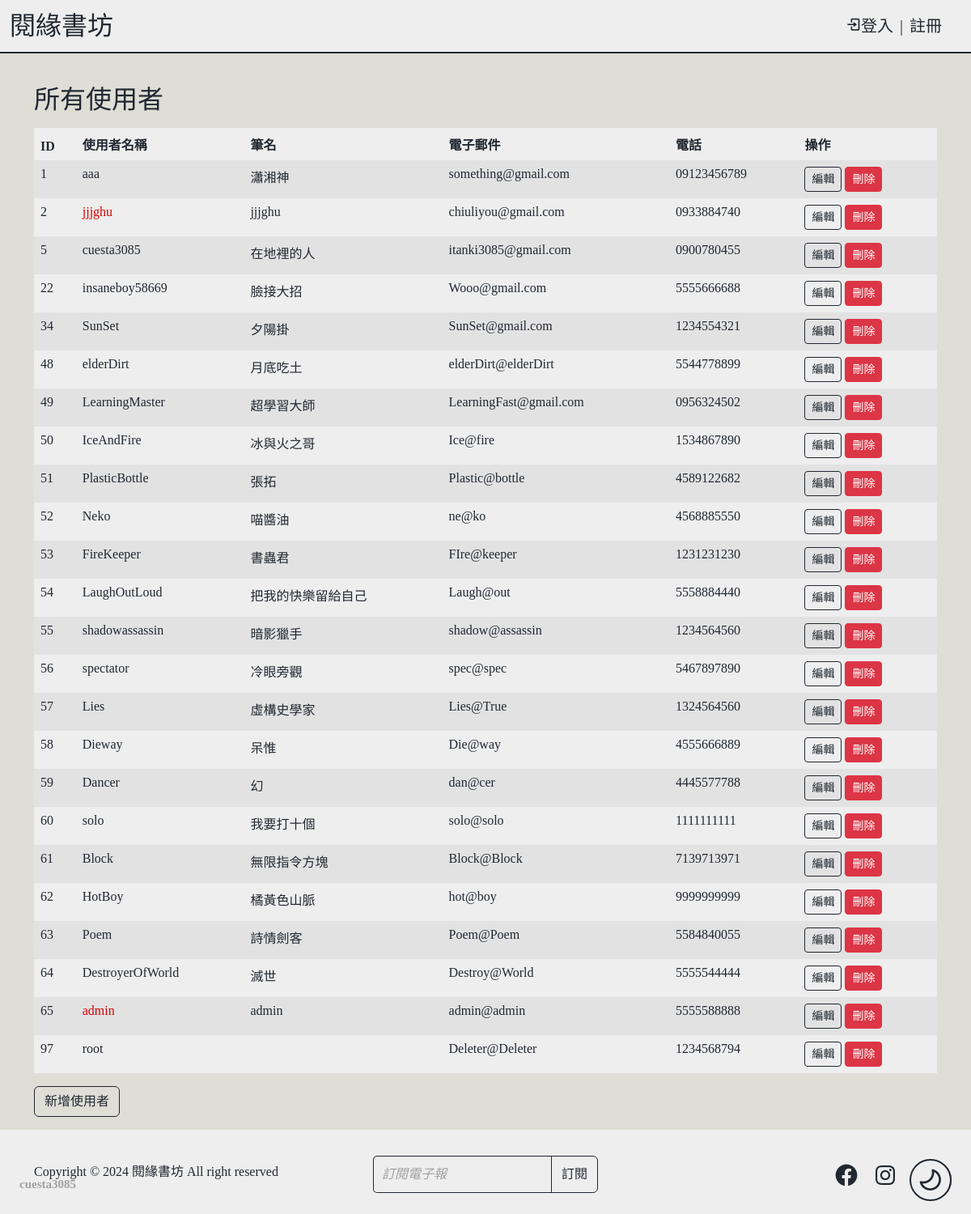
The app's page /admin.php (signed in) with its own data.
### tables this page shows
CREATE TABLE `author` (
  `id` int(11) NOT NULL,
  `username` varchar(255) NOT NULL,
  `bio` text DEFAULT '暫無簡介',
  `password` varchar(255) NOT NULL,
  `phone` varchar(20) DEFAULT NULL,
  `email` varchar(255) DEFAULT NULL,
  `penName` varchar(255) DEFAULT NULL,
  `is_admin` tinyint(1) DEFAULT 0
);

### .Theme.php (called while the page is built, shortened)
<?php
$theme = "";

### admin.php (the view, shortened to what this page needs)
<?php
include '.LinkSql.php';
$query = "SELECT * FROM author";
$result = $link->query($query);
?>
<!DOCTYPE html>
<html lang="zh-Hant-TW">
<head>
    <?php include '.Style.php'; ?>
</head>
<?php include '.Theme.php'; ?>
<body class="<?php echo $theme; ?>">
    <?php include '.Header.php'; ?>
    <main class="container mt-10vh">
        <h2 class="mb-3">所有使用者</h2>
        <table class="table table-striped table-borderless" id="adminTable">
            <thead>
                <tr>
                    <th>ID</th>
                    <th>使用者名稱</th>
                    <th>筆名</th>
                    <th>電子郵件</th>
                    <th>電話</th>
                    <th>操作</th>
                </tr>
            </thead>
            <tbody>
                <?php while ($row = $result->fetch_assoc()): ?>
                    <tr>
                        <td><?php echo $row['id']; ?></td>
                        <td <?php if ($row['is_admin'])
                            echo "class='text-danger'"; ?>><?php echo $row['username']; ?></td>
                        <td><?php echo $row['penName']; ?></td>
                        <td><?php echo $row['email']; ?></td>
                        <td><?php echo $row['phone']; ?></td>
                        <td>
                            <button type="button" class="btn btn-primary btn-sm" data-bs-toggle="modal"
                                data-bs-target="#AddUserModal" data-id="<?php echo $row['id']; ?>"
                                data-username="<?php echo $row['username']; ?>"
                                data-penName="<?php echo $row['penName']; ?>" data-email="<?php echo $row['email']; ?>"
                                data-phone="<?php echo $row['phone']; ?>"
                                data-is_admin="<?php echo $row['is_admin']; ?>">編輯</button>
                            <a href="admin.php?delete_user=<?php echo $row['id']; ?>" class="btn btn-danger btn-sm"
                                onclick="return confirm('確定要刪除這個使用者嗎?');">刪除</a>
                        </td>
                    </tr>
                <?php endwhile; ?>
            </tbody>
        </table>
        <button type="button" class="btn btn-primary mb-3" data-bs-toggle="modal" data-bs-target="#AddUserModal">
            新增使用者
        </button>
    </main>
    <?php include '.Footer.php'; ?>
</body>
</html>

### css/bookshop.css (style rules this page uses)
* { margin: 0; padding: 0; font-family: 'MiSans-Normal.ttf', 'Microsoft JhengHei'; }
a { text-decoration: none; color: inherit; cursor: pointer; }
:root { --jjjghu-main: rgb(238, 238, 238); --jjjghu-main-opacity: rgba(238, 238, 238, 0.5); --jjjghu-Nmain: rgb(34, 40, 49); --jjjghu-second: rgb(222, 221, 214); --jjjghu-highlight: rgb(0, 173, 181); --jjjghu-highlight-opacity: rgba(0, 173, 181, 0.5); --jjjghu-card-border: var(--jjjghu-grey); --jjjghu-card-hover: var(--jjjghu-darkgrey); --jjjghu-brown: rgb(185, 148, 112); --jjjghu-orange: rgb(211, 140, 70); --jjjghu-orange-opacity: rgba(211, 140, 70, 0.8); --jjjghu-white: rgb(238, 238, 238); --jjjghu-black: rgb(34, 40, 49); --jjjghu-black-opacity: rgba(34, 40, 49, 0.5); --jjjghu-grey: rgb(160, 160, 160); --jjjghu-darkgrey: rgb(90, 90, 90); --jjjghu-red: rgb(218, 2, 2); }
body { display: flex; flex-direction: column; min-height: 100vh; background-color: var(--jjjghu-second); user-select: none; color: var(--jjjghu-Nmain); }
main { flex: 1 0 auto; }
.table { --bs-table-color: var(--jjjghu-Nmain); --bs-table-bg: var(--jjjghu-main); --bs-table-striped-color: var(--jjjghu-Nmain); }
.btn-primary { --bs-btn-color: var(--jjjghu-Nmain); --bs-btn-bg: none; --bs-btn-border-color: var(--jjjghu-Nmain); --bs-btn-hover-color: var(--jjjghu-white); --bs-btn-hover-bg: var(--jjjghu-highlight); --bs-btn-hover-border-color: var(--jjjghu-highlight); --bs-btn-focus-shadow-rgb: var(--jjjghu-highlight); --bs-btn-active-color: var(--jjjghu-white); --bs-btn-active-bg: var(--jjjghu-highlight); --bs-btn-active-border-color: var(--jjjghu-highlight); --bs-btn-active-shadow: inset 0 3px 5px rgba(0, 0, 0, 0.125); --bs-btn-disabled-color: var(--jjjghu-white); --bs-btn-disabled-bg: #0d6efd; --bs-btn-disabled-border-color: #0d6efd; }
.mt-10vh { margin-top: 10vh !important; }
.text-danger { color: var(--jjjghu-red) !important; }

### records on screen
author: id "1", username "aaa", penName "瀟湘神", email "something@gmail.com", phone "09123456789"
author: id "2", username "jjjghu", penName "jjjghu", email "chiuliyou@gmail.com", phone "0933884740"
author: id "5", username "cuesta3085", penName "在地裡的人", email "itanki3085@gmail.com", phone "0900780455"
author: id "22", username "insaneboy58669", penName "臉接大招", email "Wooo@gmail.com", phone "5555666688"
author: id "34", username "SunSet", penName "夕陽掛", email "SunSet@gmail.com", phone "1234554321"
author: id "48", username "elderDirt", penName "月底吃土", email "elderDirt@elderDirt", phone "5544778899"
author: id "49", username "LearningMaster", penName "超學習大師", email "LearningFast@gmail.com", phone "0956324502"
author: id "50", username "IceAndFire", penName "冰與火之哥", email "Ice@fire", phone "1534867890"
author: id "51", username "PlasticBottle", penName "張拓", email "Plastic@bottle", phone "4589122682"
author: id "52", username "Neko", penName "喵醬油", email "ne@ko", phone "4568885550"
author: id "53", username "FireKeeper", penName "書蟲君", email "FIre@keeper", phone "1231231230"
author: id "54", username "LaughOutLoud", penName "把我的快樂留給自己", email "Laugh@out", phone "5558884440"
author: id "55", username "shadowassassin", penName "暗影獵手", email "shadow@assassin", phone "1234564560"
author: id "56", username "spectator", penName "冷眼旁觀", email "spec@spec", phone "5467897890"
author: id "57", username "Lies", penName "虛構史學家", email "Lies@True", phone "1324564560"
author: id "58", username "Dieway", penName "呆惟", email "Die@way", phone "4555666889"
author: id "59", username "Dancer", penName "幻", email "dan@cer", phone "4445577788"
author: id "60", username "solo", penName "我要打十個", email "solo@solo", phone "1111111111"
author: id "61", username "Block", penName "無限指令方塊", email "Block@Block", phone "7139713971"
author: id "62", username "HotBoy", penName "橘黃色山脈", email "hot@boy", phone "9999999999"
author: id "63", username "Poem", penName "詩情劍客", email "Poem@Poem", phone "5584840055"
author: id "64", username "DestroyerOfWorld", penName "滅世", email "Destroy@World", phone "5555544444"
author: id "65", username "admin", penName "admin", email "admin@admin", phone "5555588888"
author: id "97", username "root", email "Deleter@Deleter", phone "1234568794"

### other values on screen
$_SESSION['username'] "cuesta3085"
